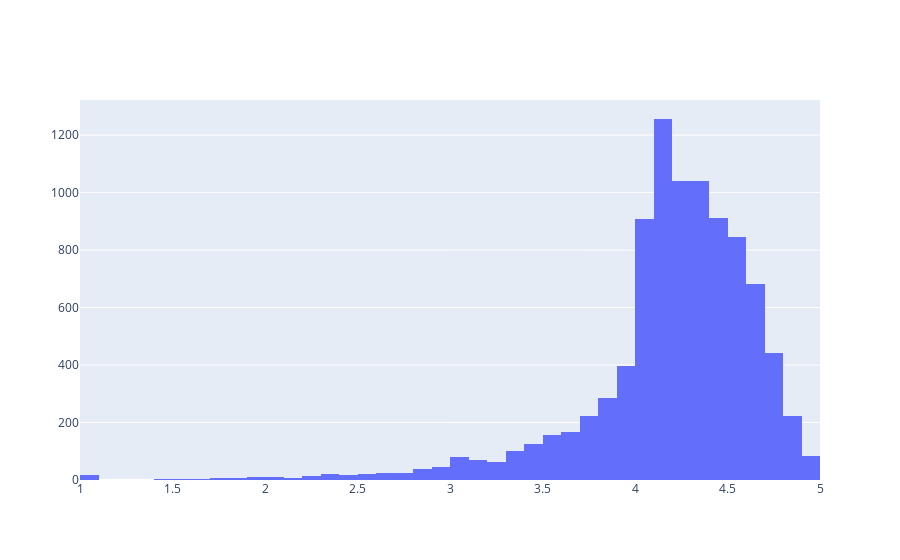

Notebook cell for this chart:
### Code cell
data = [go.Histogram(
        x = df.Rating,
        xbins = {'start': 1, 'size': 0.1, 'end' :5}
)]

print('Average app rating = ', np.mean(df['Rating']))
plotly.offline.iplot(data, filename='overall_rating_distribution')

### Figure 1 — Plotly figure (JSON) as saved in the notebook; plotly's stock layout.template omitted (floating-point values rounded to 4 significant figures; data arrays with more than 128 entries replaced by an {"elided": "..."} marker saying what was removed)
{"data": [{"type": "histogram", "x": {"elided": "9656 float values"}, "xbins": {"end": 5, "size": 0.1, "start": 1}}], "layout": {"autosize": true, "xaxis": {"autorange": true, "range": [1.0, 5], "type": "linear"}, "yaxis": {"autorange": true, "range": [0, 1322.0]}}}
